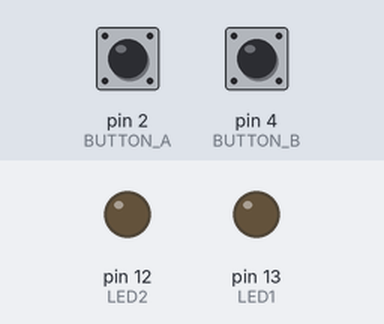
Bench run of a sketch on a simulated Arduino Uno, built with avr-gcc and run on an emulated ATmega328P. Parts: output pins drawn as LEDs (lit = HIGH). The inputs (shaded band) are chosen by the test bench; at power-on: pin 2 (BUTTON_A) HIGH, pin 4 (BUTTON_B) HIGH.

Above: at 1.2 s.
1.3 s: pin 2 (BUTTON_A) pulled LOW for 0.15 s
At 1.7 s:
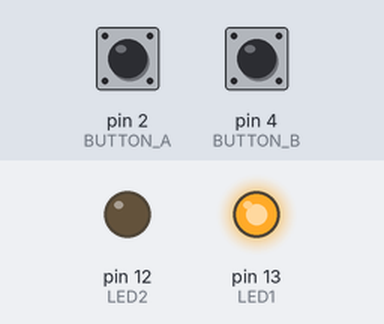
2.9 s: pin 4 (BUTTON_B) pulled LOW for 0.15 s
At 4.1 s:
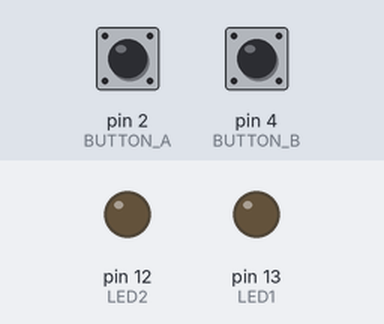
4.5 s: pin 2 (BUTTON_A) pulled LOW for 1 s
At 5.3 s:
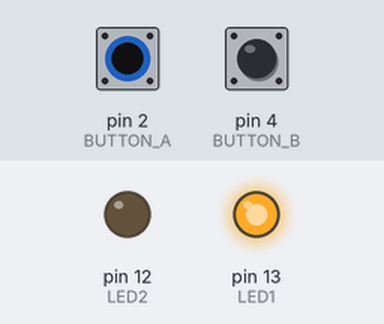
7.0 s: pin 2 (BUTTON_A) driven LOW and pin 4 (BUTTON_B) driven LOW
At 7.5 s:
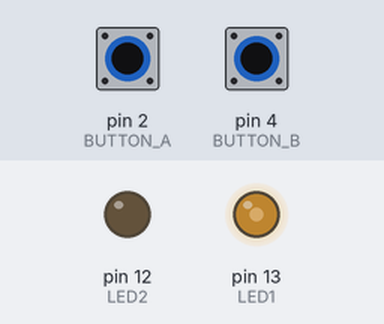
8.5 s: pin 4 (BUTTON_B) driven HIGH
At 9.4 s:
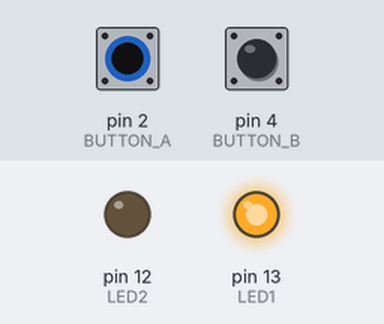
Timing chart, 0 to 11.0 s (numbered marks = the images above; inputs shaded):
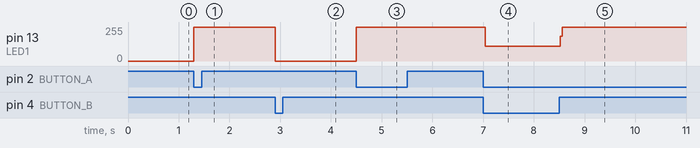

Measured:
- after the input at 1.3 s, pin 13 (LED1): 0/255 → 255/255 at once
- after the input at 2.9 s, pin 13 (LED1): 255/255 → 0/255 at once
- after the input at 4.5 s, pin 13 (LED1): 0/255 → 255/255 at once
- after the input at 7.0 s, pin 13 (LED1): 255/255 → 112/255 at once
- after the input at 8.5 s, pin 13 (LED1): 112/255 → 255/255 at once

The sketch:

button_twoButtons_twoLEDs.ino
```cpp
const int BUTTON_A = 2;
const int BUTTON_B = 4;
const int LED1 = LED_BUILTIN;
const int LED2 = 12;
int BUTTON_A_state = 0;
int BUTTON_B_state = 0;

void setup()
{
  pinMode(BUTTON_A, INPUT_PULLUP);
  pinMode(BUTTON_B, INPUT_PULLUP);
  pinMode(LED1, OUTPUT);
  pinMode(LED2, OUTPUT);
  digitalWrite(LED1, LOW);
}

void loop()
{
  BUTTON_A_state = digitalRead(BUTTON_A);
  if (BUTTON_A_state == LOW)
  {
    digitalWrite(LED1, HIGH);
  }
  /*
  else {
    digitalWrite(LED1, LOW);
  }
  */

  BUTTON_B_state = digitalRead(BUTTON_B);
  if (BUTTON_B_state == LOW)
  {
    digitalWrite(LED1, LOW);
  }
  /*
  else {
    digitalWrite(LED1, HIGH);
  }
  */
}
```
